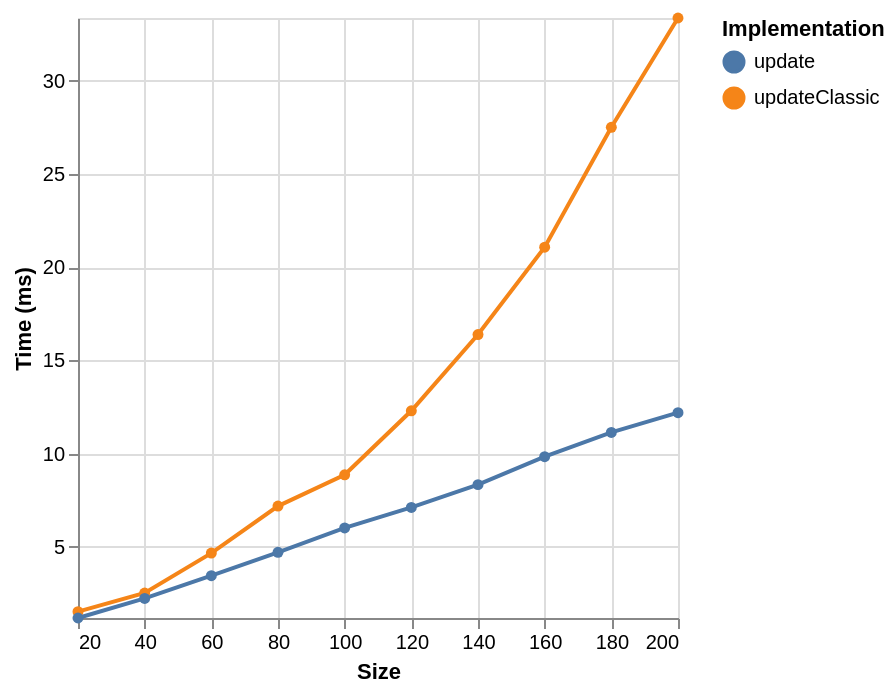

The Vega-Lite source for this figure:
### Vega-Lite specification from a JSON file in a GitHub repository (floating-point values rounded to 4 significant figures)
{"$schema": "https://vega.github.io/schema/vega-lite/v6.json", "data": {"values": [{"ms": 1.53, "series": "updateClassic", "size": 20}, {"ms": 2.53, "series": "updateClassic", "size": 40}, {"ms": 4.67, "series": "updateClassic", "size": 60}, {"ms": 7.19, "series": "updateClassic", "size": 80}, {"ms": 8.87, "series": "updateClassic", "size": 100}, {"ms": 12.3, "series": "updateClassic", "size": 120}, {"ms": 16.39, "series": "updateClassic", "size": 140}, {"ms": 21.07, "series": "updateClassic", "size": 160}, {"ms": 27.5, "series": "updateClassic", "size": 180}, {"ms": 33.36, "series": "updateClassic", "size": 200}, {"ms": 1.19, "series": "update", "size": 20}, {"ms": 2.24, "series": "update", "size": 40}, {"ms": 3.46, "series": "update", "size": 60}, {"ms": 4.71, "series": "update", "size": 80}, {"ms": 6.02, "series": "update", "size": 100}, {"ms": 7.12, "series": "update", "size": 120}, {"ms": 8.34, "series": "update", "size": 140}, {"ms": 9.84, "series": "update", "size": 160}, {"ms": 11.14, "series": "update", "size": 180}, {"ms": 12.2, "series": "update", "size": 200}]}, "encoding": {"color": {"field": "series", "legend": {"orient": "right", "symbolLimit": 30, "title": "Implementation"}, "type": "nominal"}, "x": {"axis": {"tickCount": 10, "values": [20, 40, 60, 80, 100, 120, 140, 160, 180, 200]}, "field": "size", "scale": {"domain": [20, 200]}, "title": "Size", "type": "quantitative"}, "y": {"axis": {"tickCount": 10, "values": null}, "field": "ms", "scale": {"domain": [1.19, 33.36]}, "title": "Time (ms)", "type": "quantitative"}}, "mark": {"point": true, "type": "line"}}
